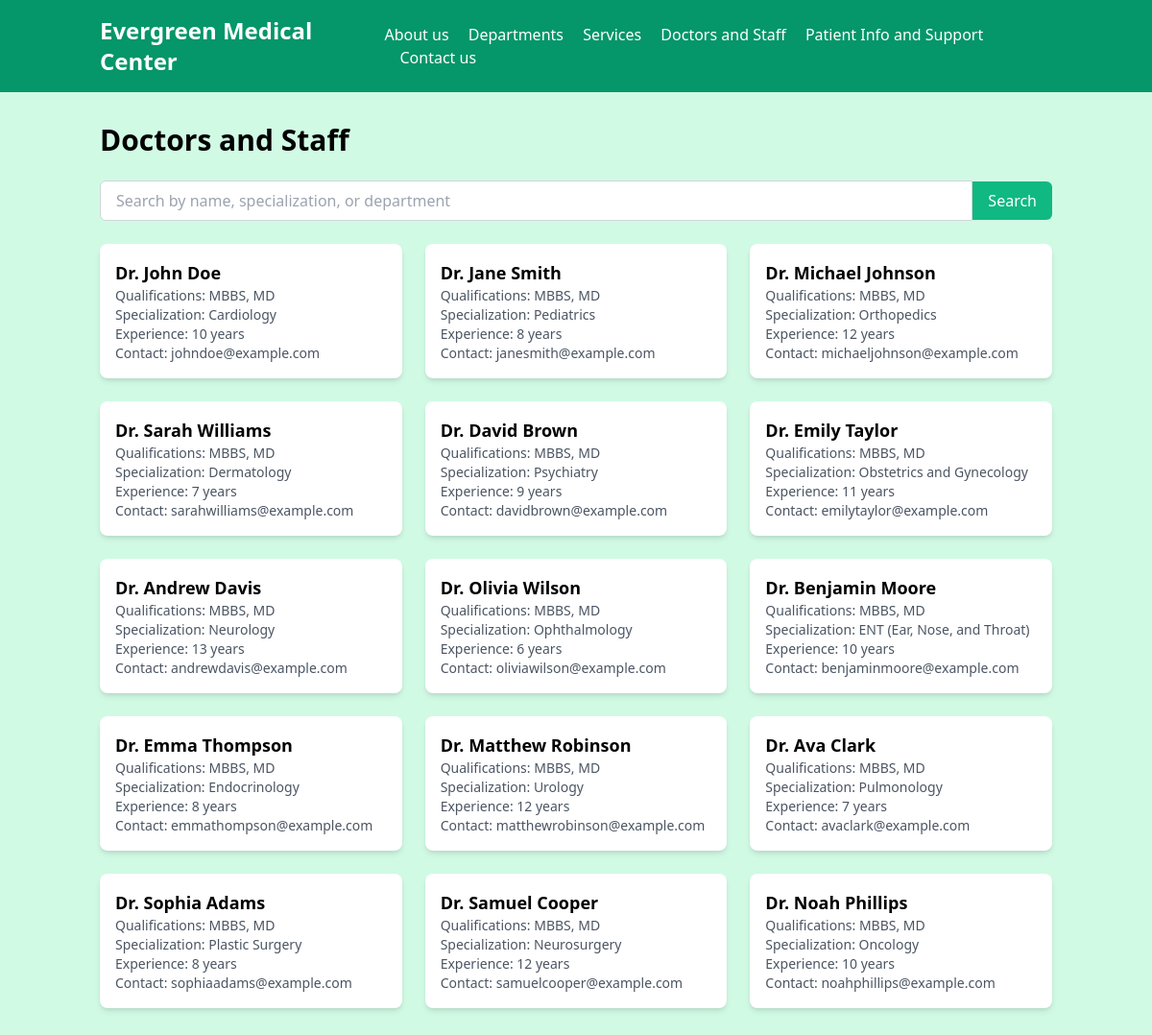
Page /data/staff/ on the committed database.
### hospitaldata/models.py (models this page shows, shortened)
class Staff(models.Model):
    name = models.CharField(max_length=100)
    specialization = models.CharField(max_length=100)
    experience = models.IntegerField()
    qualifications = models.CharField(max_length=200)
    contact = models.CharField(max_length=100)

### hospitaldata/views.py (the view)
# urls.py: path('staff/',views.staffpageload),
def staffpageload(request):
    doctors = Staff.objects.all()
    context = {'doctors':doctors}
    return render(request,"doctors-staff.html",context)

### templates/doctors-staff.html (shortened to what this page needs)
{% extends 'base.html' %}
{% load static %}
{% block content %}
<main class="container mx-auto py-8 px-4">
    <h1 class="text-3xl font-bold mb-6">Doctors and Staff</h1>
    <form id="searchForm" class="mb-6">
      <div class="flex items-center">
        <input type="text" id="searchInput" placeholder="Search by name, specialization, or department"
          class="border border-gray-300 rounded-l-md py-2 px-4 focus:outline-none focus:ring-2 focus:ring-green-500 flex-grow">
        <button type="submit" id="searchButton"
          class="bg-green-500 text-white py-2 px-4 rounded-r-md hover:bg-green-600 focus:outline-none focus:ring-2 focus:ring-green-600">Search</button>
      </div>
    </form>
    <div class="grid grid-cols-1 sm:grid-cols-2 md:grid-cols-3 gap-6">
      {% for doctor in doctors %}
      <div class="bg-white rounded-lg shadow-md p-4">
        <h2 class="text-lg font-bold">{{doctor.name}}</h2>
        <p class="text-sm text-gray-600">Qualifications: {{doctor.qualifications}}</p>
        <p class="text-sm text-gray-600">Specialization: {{doctor.specialization}}</p>
        <p class="text-sm text-gray-600">Experience: {{doctor.experience}} years</p>
        <p class="text-sm text-gray-600">Contact: {{doctor.contact}}</p>
      </div>
      {% endfor %}
    </div>
  </main>
  {% endblock %}

### rows in the picture
Staff: name "Dr. John Doe", qualifications "MBBS, MD", specialization "Cardiology", experience "10", contact "johndoe@example.com"
Staff: name "Dr. Jane Smith", qualifications "MBBS, MD", specialization "Pediatrics", experience "8", contact "janesmith@example.com"
Staff: name "Dr. Michael Johnson", qualifications "MBBS, MD", specialization "Orthopedics", experience "12", contact "michaeljohnson@example.com"
Staff: name "Dr. Sarah Williams", qualifications "MBBS, MD", specialization "Dermatology", experience "7", contact "sarahwilliams@example.com"
Staff: name "Dr. David Brown", qualifications "MBBS, MD", specialization "Psychiatry", experience "9", contact "davidbrown@example.com"
Staff: name "Dr. Emily Taylor", qualifications "MBBS, MD", specialization "Obstetrics and Gynecology", experience "11", contact "emilytaylor@example.com"
Staff: name "Dr. Andrew Davis", qualifications "MBBS, MD", specialization "Neurology", experience "13", contact "andrewdavis@example.com"
Staff: name "Dr. Olivia Wilson", qualifications "MBBS, MD", specialization "Ophthalmology", experience "6", contact "oliviawilson@example.com"
Staff: name "Dr. Benjamin Moore", qualifications "MBBS, MD", specialization "ENT (Ear, Nose, and Throat)", experience "10", contact "benjaminmoore@example.com"
Staff: name "Dr. Emma Thompson", qualifications "MBBS, MD", specialization "Endocrinology", experience "8", contact "emmathompson@example.com"
Staff: name "Dr. Matthew Robinson", qualifications "MBBS, MD", specialization "Urology", experience "12", contact "matthewrobinson@example.com"
Staff: name "Dr. Ava Clark", qualifications "MBBS, MD", specialization "Pulmonology", experience "7", contact "avaclark@example.com"
Staff: name "Dr. Sophia Adams", qualifications "MBBS, MD", specialization "Plastic Surgery", experience "8", contact "sophiaadams@example.com"
Staff: name "Dr. Samuel Cooper", qualifications "MBBS, MD", specialization "Neurosurgery", experience "12", contact "samuelcooper@example.com"
Staff: name "Dr. Noah Phillips", qualifications "MBBS, MD", specialization "Oncology", experience "10", contact "noahphillips@example.com"
